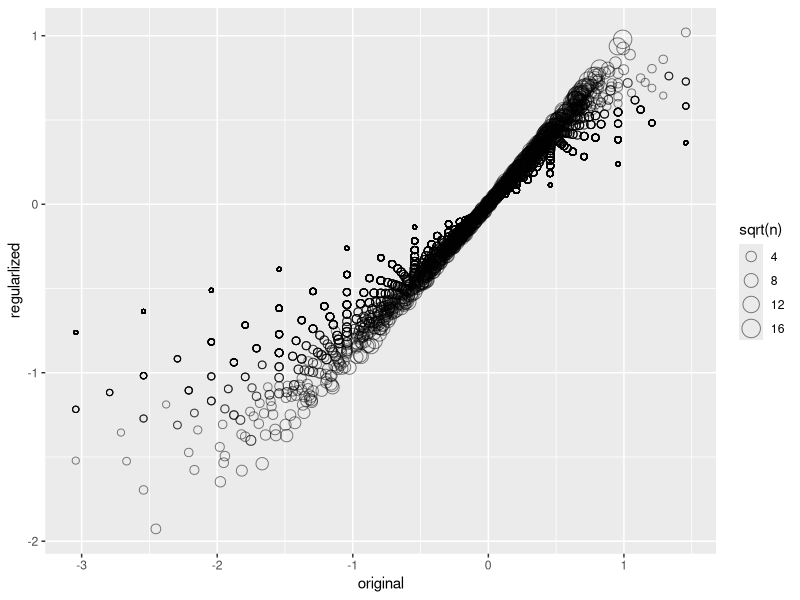
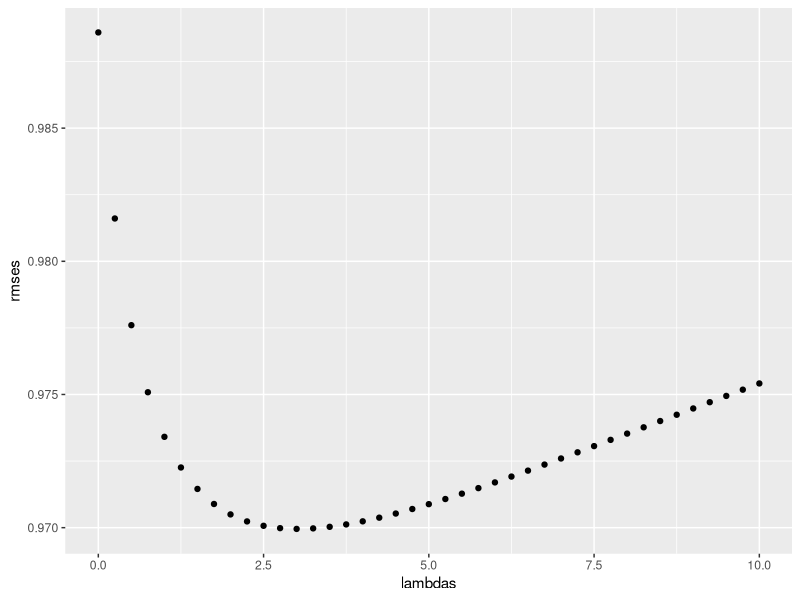
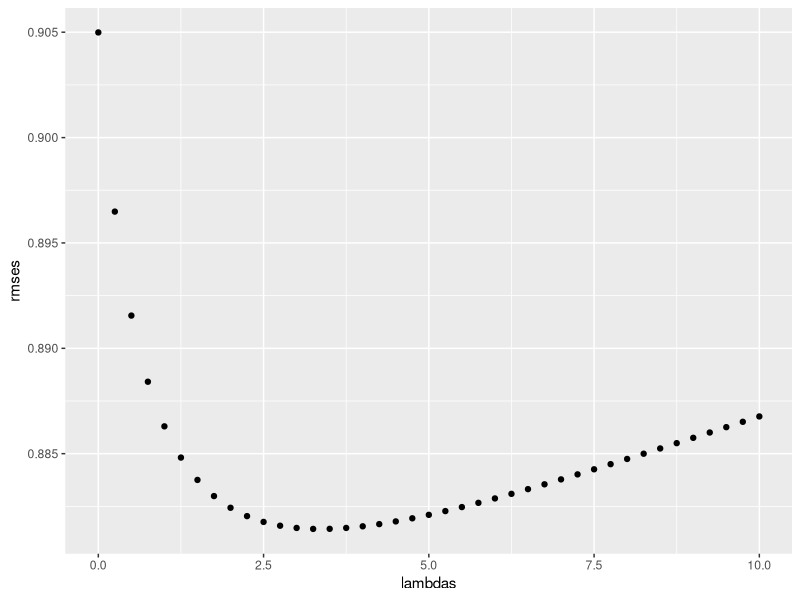
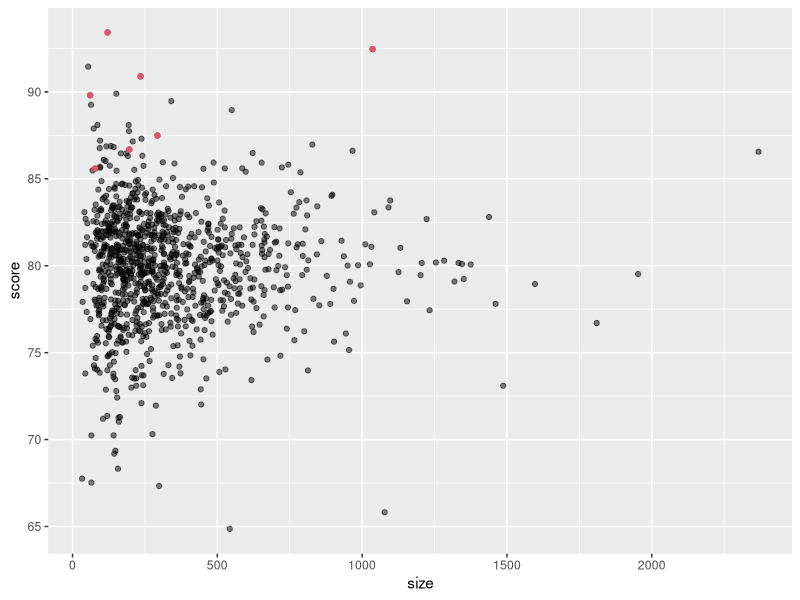
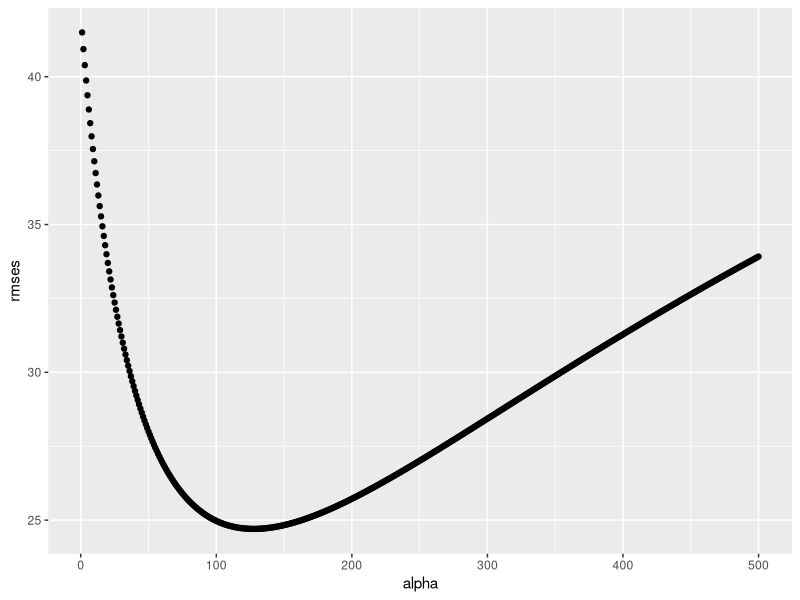
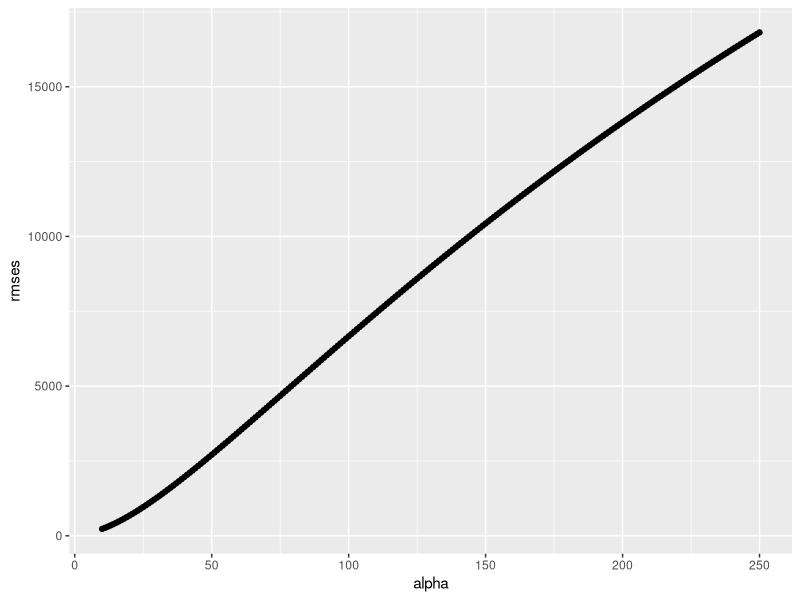

The R source for these figures, in order:
### Regularization
library(dslabs)
library(tidyverse)
library(dplyr)
data("movielens")
library(caret)
set.seed(755)
test_index <- createDataPartition(y = movielens$rating, times = 1,
                                  p = 0.2, list = FALSE)
train_set <- movielens[-test_index,] # partition by row
test_set <- movielens[test_index,]

# remove users and movies not in train set
test_set <- test_set %>%
  semi_join(train_set, by = "movieId") %>%
  semi_join(train_set, by = "userId")

# compute mu and movie_avgs
mu <- mean(train_set$rating)
movie_avgs <- train_set %>%
  group_by(movieId) %>%
  summarise(b_i = mean(rating - mu))

# create database connecting movieId to movie title
movie_titles <- movielens %>%
  select(movieId, title) %>%
  distinct()

# Effect of lambda
lambda <- 3
mu <- mean(train_set$rating)
movie_reg_avgs <- train_set %>% 
  group_by(movieId) %>% 
  summarize(b_i = sum(rating - mu)/(n()+lambda), n_i = n()) 

data_frame(original = movie_avgs$b_i, 
           regularlized = movie_reg_avgs$b_i, 
           n = movie_reg_avgs$n_i) %>%
  ggplot(aes(original, regularlized, size=sqrt(n))) + 
  geom_point(shape=1, alpha=0.5)

# top 10 movies after regularization
train_set %>%
  count(movieId) %>% 
  left_join(movie_reg_avgs) %>%
  left_join(movie_titles, by="movieId") %>%
  arrange(desc(b_i)) %>% 
  select(title, b_i, n) %>% 
  slice(1:10) %>% 
  knitr::kable()

# 10 worst movies after regularization
train_set %>%
  count(movieId) %>% 
  left_join(movie_reg_avgs) %>%
  left_join(movie_titles, by="movieId") %>%
  arrange(b_i) %>% 
  select(title, b_i, n) %>% 
  slice(1:10) %>% 
  knitr::kable()

# compare RMSE with earlier methods
rmse_results <- data.frame(method = "Just the average", RMSE = 1.0482202)
rmse_results <- bind_rows(rmse_results, data_frame(method = "Movie Effect Model", RMSE = 0.9862839))
rmse_results <- bind_rows(rmse_results, data_frame(method = "Movie + User Effects Model", RMSE = 0.8848688))


predicted_ratings <- test_set %>% 
  left_join(movie_reg_avgs, by='movieId') %>%
  mutate(pred = mu + b_i) %>%
  .$pred

model_3_rmse <- RMSE(predicted_ratings, test_set$rating)
rmse_results <- bind_rows(rmse_results,
                          data_frame(method="Regularized Movie Effect Model",  
                                     RMSE = model_3_rmse ))
rmse_results %>% knitr::kable()

# using cv to choose lambda
lambdas <- seq(0, 10, 0.25)

mu <- mean(train_set$rating)
just_the_sum <- train_set %>% 
  group_by(movieId) %>% 
  summarize(s = sum(rating - mu), n_i = n())

rmses <- sapply(lambdas, function(l){
  predicted_ratings <- test_set %>% 
    left_join(just_the_sum, by='movieId') %>% 
    mutate(b_i = s/(n_i+l)) %>%
    mutate(pred = mu + b_i) %>%
    .$pred
  return(RMSE(predicted_ratings, test_set$rating))
})
qplot(lambdas, rmses)  
lambdas[which.min(rmses)] # 3

# using full cv to choose lambda
lambdas <- seq(0, 10, 0.25)

rmses <- sapply(lambdas, function(l){
  
  mu <- mean(train_set$rating)
  
  b_i <- train_set %>% 
    group_by(movieId) %>%
    summarize(b_i = sum(rating - mu)/(n()+l))
  
  b_u <- train_set %>% 
    left_join(b_i, by="movieId") %>%
    group_by(userId) %>%
    summarize(b_u = sum(rating - b_i - mu)/(n()+l))
  
  predicted_ratings <- 
    test_set %>% 
    left_join(b_i, by = "movieId") %>%
    left_join(b_u, by = "userId") %>%
    mutate(pred = mu + b_i + b_u) %>%
    .$pred
  
  return(RMSE(predicted_ratings, test_set$rating))
})

qplot(lambdas, rmses)

lambda <- lambdas[which.min(rmses)] 
lambda    # optimal lambda with full cv = 3.75

rmse_results <- bind_rows(rmse_results,
                          data_frame(method="Regularized Movie + User Effect Model",  
                                     RMSE = min(rmses)))
rmse_results %>% knitr::kable()  # rmse = 0.881



### Comprehension check: Regularization
## 100 schools dataset, n = num students
set.seed(1986)
n <- round(2^rnorm(1000,8,1))

# true quality for each school independent of size
set.seed(1)
mu <- round(80 + 2*rt(1000, 5))
schools <- data.frame(id = paste("PS", 1:100),
                      size = n,
                      quality = mu,
                      rank = rank(-mu))
# top 10 schools
schools %>% top_n(10, quality) %>% arrange(desc(quality))

# simulated test scores
set.seed(1)
scores <- sapply(1:nrow(schools), function(i){
  scores <- rnorm(schools$size[i], schools$quality[i], 30)
  scores
})
schools <- schools %>% mutate(score = sapply(scores, mean))

# Q1. What are the top schools based on the average score? Show just the ID, size, and the average score.
# Report the ID of the top school and average score of the 10th school. What is the ID of the top school?
# Note that the school IDs are given in the form "PS x" - where x is a number. Report the number only.

top10_score <- schools %>% top_n(10, score) %>% arrange(desc(score))
top10_score

# Q2. Compare the median school size to the median school size of the top 10 schools based on the score.
# What is the median school size overall?
# What is the median school size of the of the top 10 schools based on the score?
medsize_overall <- median(schools$size)
medsize_overall
medsize_top10 <- median(top10_score$size)
medsize_top10


# Q3. According to this analysis, it appears that small schools produce better test scores than large schools.
# Four out of the top 10 schools have 100 or fewer students. But how can this be? We constructed the 
# simulation so that quality and size were independent. Repeat the exercise for the worst 10 schools.
# What is the median school size of the bottom 10 schools based on the score?

btm10_score <- schools %>% top_n(-10, score) %>% arrange(score)
btm10_score
medsize_btm10 <- median(btm10_score$size)
medsize_btm10


# Q4. Answer
schools %>% ggplot(aes(size, score)) +
  geom_point(alpha = 0.5) +
  geom_point(data = filter(schools, rank<=10), col = 2)


# Q5. Let's use regularization to pick the best schools. Remember regularization shrinks deviations from the 
# average towards 0. To apply regularization here, we first need to define the overall average for all 
# schools, using the following code:

overall <- mean(sapply(scores, mean))

# Then, we need to define, for each school, how it deviates from that average. Write code that estimates the 
# score above the average for each school but dividing by n+alpha  instead of n, with n the schools size and
# alpha the regularization parameters. Try alpha=25. What is the ID of the top school with regularization?

reg_schools <- schools %>% select(id, size, score) %>%
  mutate(b_i = (score - overall)*size/(size+25)) %>%
  mutate(reg_score = overall + b_i)

top10_reg_schools <- reg_schools %>% top_n(10, reg_score) %>% arrange(desc(reg_score))
top10_reg_schools


# Q6. Notice that this improves things a bit. The number of small schools that are not highly ranked is now 
# lower. Is there a better ? Find the  alpha that minimizes the 
# RMSE = (1/100)Summation_i:1-100(quality - estimate)^2. What value of alpha gives the minimum RMSE?

RMSE <- function(mu, score_reg){
  sum((mu - score_reg)^2)/100
}

alpha <- seq(1, 500, 1)
rmses <- sapply(alpha, function(alpha){
  score_reg <- sapply(scores, function(x)  overall + sum(x-overall)/(length(x)+alpha))
  return(RMSE(mu, score_reg))
})
alpha[which.min(rmses)]
qplot(alpha, rmses)


# Q7. Rank the schools based on the average obtained with the best . Note that no small school is incorrectly
# included. What is the ID of the top school now? 
# What is the regularized average score of the 10th school now?
alpha <- 128
score_reg <- sapply(scores, function(x)  overall + sum(x-overall)/(length(x)+alpha))
schools %>% mutate(score_reg = score_reg) %>%
  top_n(10, score_reg) %>% arrange(desc(score_reg))


# Q8. A common mistake made when using regularization is shrinking values towards 0 that are not centered 
# around 0. For example, if we don't subtract the overall average before shrinking, we actually obtain a 
# very similar result. Confirm this by re-running the code from the exercise in Q6 but without removing the 
# overall mean. What value of  gives the minimum RMSE here?
RMSE <- function(mu, score_reg){
  sum((mu - score_reg)^2)/100
}

alpha <- seq(10, 250)
rmses <- sapply(alpha, function(alpha){
  score_reg <- sapply(scores, function(x)  sum(x)/(length(x)+alpha))
  return(RMSE(mu, score_reg))
})
alpha[which.min(rmses)]
qplot(alpha, rmses) 
